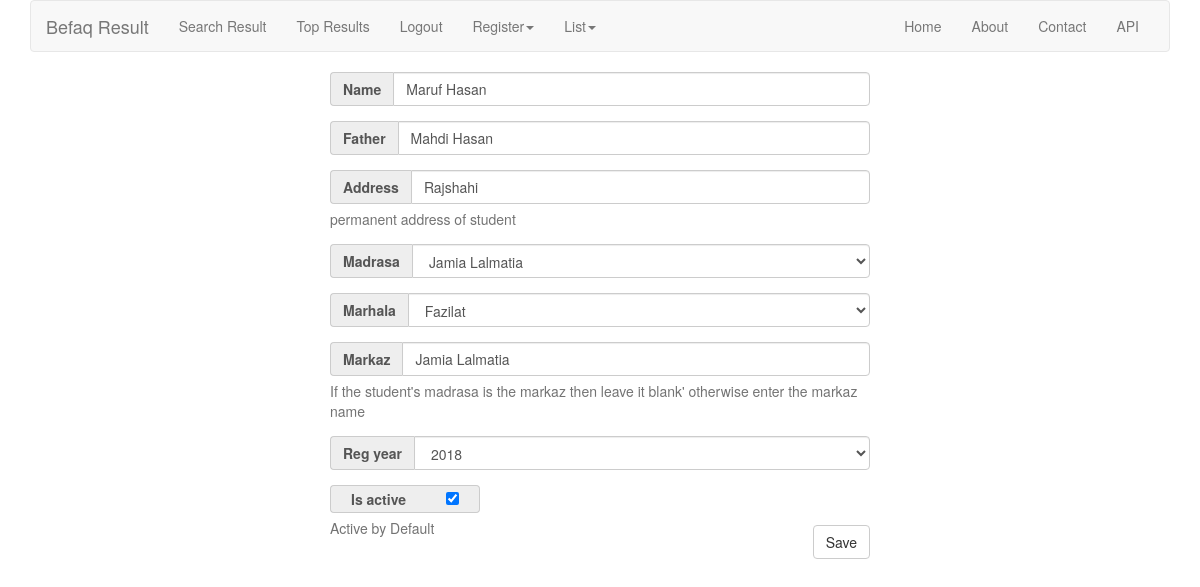
Screenshot of /student/update/3/ (signed in) with the database file from the repository.
### student/models.py (models this page shows, shortened)
class Student(models.Model):
    name          = models.CharField(max_length=100)
    father        = models.CharField(max_length=100)
    address       = models.CharField(max_length=255,
                                     null=True,
                                     blank=True,
                                     help_text='permanent address of student')
    madrasa       = models.ForeignKey(Madrasa, on_delete=models.CASCADE, related_name='students')
    markaz        = models.CharField(max_length=127,
                                     blank=True,
                                     help_text="If the student's madrasa is the markaz then leave it blank'"
                                               " otherwise enter the markaz name")
    marhala       = models.CharField(max_length=10,
                                     choices=MARHALA)
    reg_year      = models.CharField(max_length=4,
                                     choices=REGISTRATION_YEARS,
                                     default='2018')
    registrar     = models.ForeignKey('auth.User', default=1)
    registered_at = models.DateTimeField(auto_now_add=True)
    updated_at    = models.DateTimeField(auto_now=True)
    is_active    = models.BooleanField(default=True, help_text='Active by Default')
    objects       = StudentManager()
    class Meta:
        ordering = ['-registered_at','-updated_at']

### student/views.py (the view, shortened to what this page needs)
# urls.py: url(r'^update/(?P<pk>\d+)/$', StudentUpdate.as_view(), name='student_update'),
class StudentUpdate(LoginRequiredMixin, SuccessMessageMixin, UpdateView):
    model = Student
    form_class = StudentCreateForm
    template_name = 'student/student_update_form.html'
    success_message = 'Student ID: %(id)s Successfully Updated'

### student/forms.py
class StudentCreateForm(forms.ModelForm):
    class Meta:
        model = Student
        fields = ['name',
                  'father',
                  'address',
                  'madrasa',
                  'marhala',
                  'markaz',
                  'reg_year',
                  'is_active']
        widgets = {
            'name': forms.TextInput(attrs={'class': 'form-control'}),
            'father': forms.TextInput(attrs={'class': 'form-control'}),
            'address': forms.TextInput(attrs={'class': 'form-control'}),
            'madrasa': forms.Select(attrs={'class': 'form-control'}),
            'marhala': forms.Select(attrs={'class': 'form-control'}),
            'markaz': forms.TextInput(attrs={'class': 'form-control'}),
            'reg_year': forms.Select(attrs={'class': 'form-control'}),
            'is_active': forms.CheckboxInput(),
        }

### madrasa/models.py (called while the page is built)
    def __str__(self):
        return self.name

### student/templates/student/student_update_form.html (shortened to what this page needs)
{% extends 'base.html' %}
{% block content %}
    <div class="col-md-6 col-md-offset-3">
        <div class="form-group">
            <form action="" method="post">{% csrf_token %}
                {% for field in form %}
                    {% if not forloop.last %}
                        <div class="form-group">
                            <div class="input-group">
                                <span class="input-group-addon"><b>{{ field.label }}</b></span>
                                {{ field }}
                            </div>
                            <p class="help-block">{{ field.help_text }}</p>
                        </div>
                    {% endif %}
                {% endfor %}
                <div class="row col-md-4">
                    <div class="input-group">
                        <span class="input-group-addon"><b>{{ form.is_active.label }}</b></span>
                        <span class="input-group-addon">{{ form.is_active }}</span>
                    </div>
                    <p class="help-block">{{ form.is_active.help_text }}</p>
                </div>
                <br/><br/>
                <input type="submit" value="Save" class="btn btn-default pull-right"/>
            </form>
        </div>
    </div>
{% endblock %}

### rows the page displays
Student: form "Maruf Hasan" "Mahdi Hasan" "Rajshahi" "Jamia Lalmatia" "Fazilat" "Jamia Lalmatia" "2018", is_active "☑"

### other values shown
{{ field.label }} "Name" "Father" "Address" "Madrasa" "Marhala" "Markaz" "Reg year"
{{ field.help_text }} "permanent address of student" "If the student's madrasa is the markaz then leave it blank' otherwise enter the markaz name"
